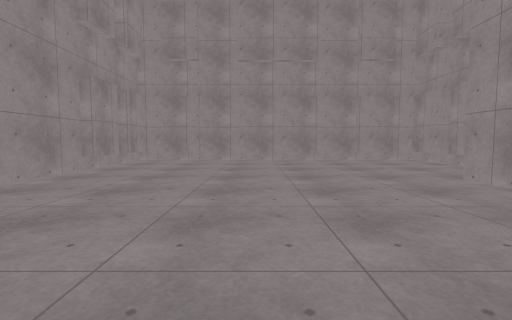
view 1 (above)

13 first-person views from a walk through a Godot game level. The camera is 1.2 m above the floor, tilts 4° down and sees 85° across. The floor is counted in squares, 1 m on a side. Each view is taken from the middle of a square. On the plan, view 1 faces up. The plan holds only what a view shows up to about 13 squares ahead; the rest is blank. The place goes on beyond the plan. Surface patterns are stand-ins for the level's own textures.

view 2
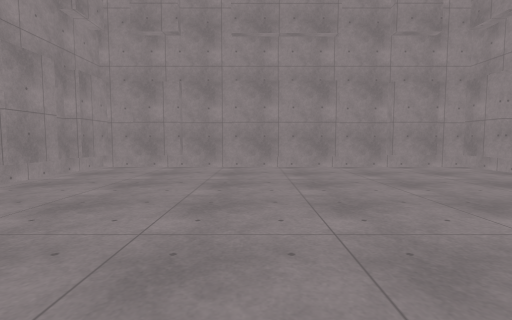

view 3
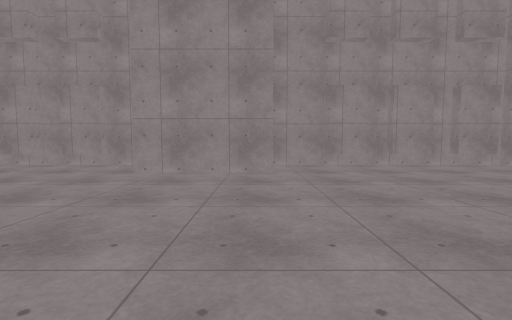

view 4
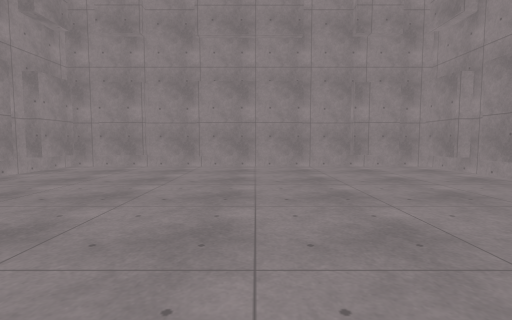

view 5
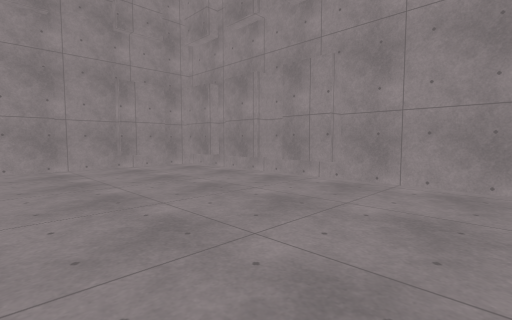

view 6
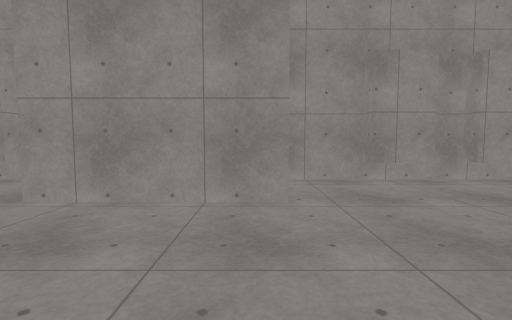

view 7
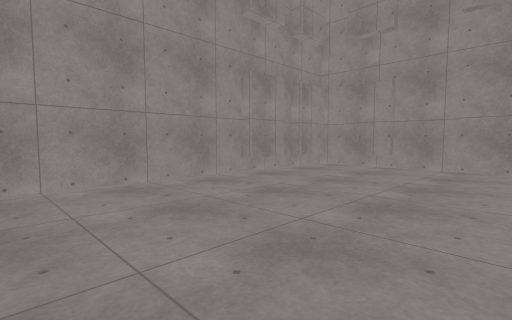

view 8
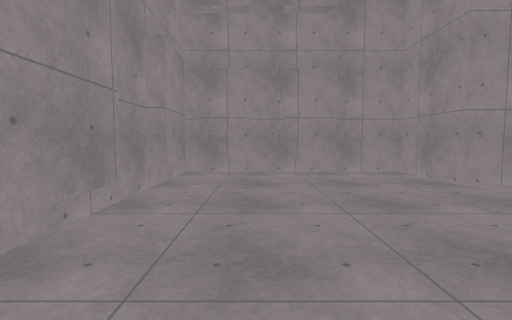

view 9
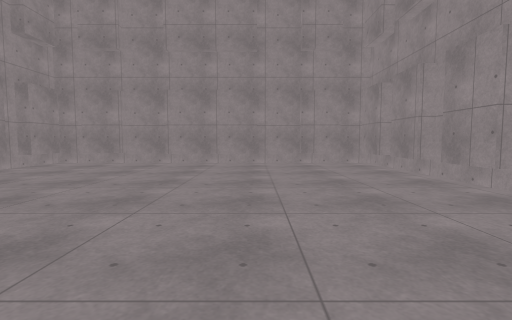

view 10
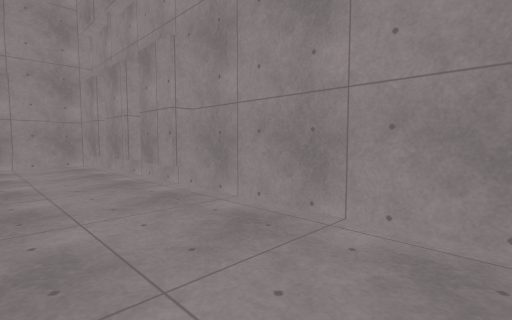

view 11
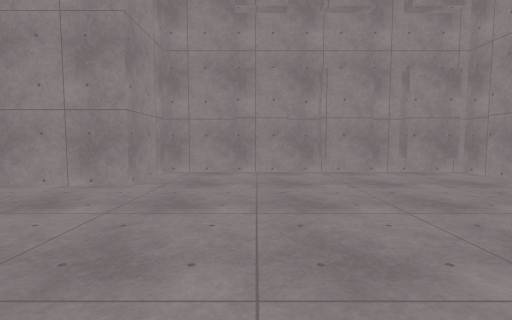

view 12
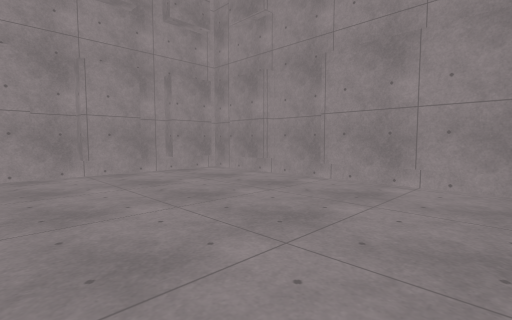

view 13
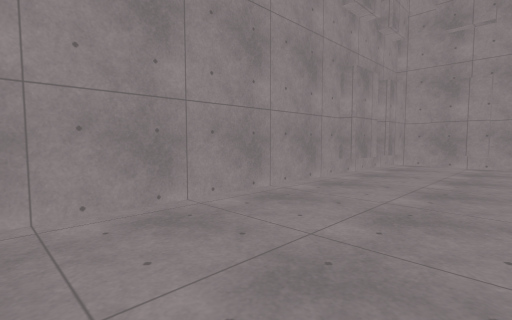

### Floor plan
Points are (right, up) in squares from view 1. A wall is a line through its corners. A room is listed if a view was taken in it or the views show most of it. See-through windows are left out.
Room 1 (views 1, 2, 3, 4, 5, 6, 7, 8, 9, 10, 11, 12, 13)
walls: (-6.4, 0.7) (-6.4, -1.1); (9, -1.1) (9, 0.7) (9.6, 0.7); (-6.4, -2.3) (-6.4, -4.2); (-7, 11.2) (-7, -6.4); (9.5, 11.2) (9, 11.2) (9, 13); (9, -4.2) (9, -2.3) (9.6, -2.3); (-1.1, -7.4) (3.6, -7.4); (-6.4, 13.1) (-6.4, 11.2); (-6.4, -5.4) (-6.4, -7.2); (9.5, 12.9) (9.5, 14.2); (5.9, -7.4) (8, -7.4); (3.8, 16.3) (-1.1, 16.3); (9, 14.2) (9, 16.1); (-5.4, -7.4) (-3.3, -7.4); (-3.3, 16.8) (-3.3, 16.3) (-5.4, 16.3); (9, -7.2) (9, -5.4) (9.6, -5.4); (-7, 15.4) (-7, 11.5); (8, 16.3) (5.9, 16.3) (5.9, 16.8); (-6.4, 16.1) (-6.4, 14.2); (-7, -7.8) (9.5, -7.8) (9.5, 3.4) (6.4, 3.4) (6.4, 8.5) (9.5, 8.5) (9.5, 11.5); (9.5, 16.1) (9.5, 16.7) (-7, 16.7)
low walls: (-7, -6.5) (-7, -7.8); (-7, 16.7) (-7, 15.5)

Positions as (right, up) in squares from view 1, and headings:
1: (0, 0), facing up
2: (0, 4), facing up
3: (-4, 4), facing right
4: (1, 5), facing down
5: (1, 5), facing down-left
6: (1, 4), facing right
7: (1, 4), facing up-left
8: (-1, 14), facing right
9: (-1, 7), facing down
10: (-3, 7), facing down-left
11: (-1, 0), facing right
12: (-1, 0), facing down-right
13: (-2, 2), facing up-left
